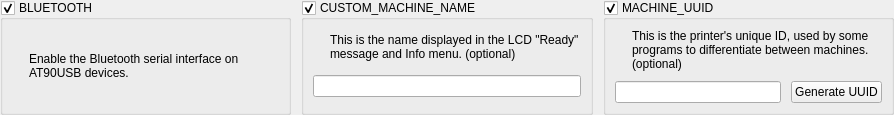
    <widget class="QWidget" name="widget_3" native="true">
     <layout class="QGridLayout" name="gridLayout_14" columnstretch="1,1,1">
      <property name="leftMargin">
       <number>0</number>
      </property>
      <property name="topMargin">
       <number>0</number>
      </property>
      <property name="rightMargin">
       <number>0</number>
      </property>
      <property name="bottomMargin">
       <number>0</number>
      </property>
      <property name="spacing">
       <number>10</number>
      </property>
      <item row="0" column="0">
       <widget class="QGroupBox" name="uBluetoothBox">
        <property name="title">
         <string>BLUETOOTH</string>
        </property>
        <property name="checkable">
         <bool>true</bool>
        </property>
        <layout class="QGridLayout" name="gridLayout_11">
         <property name="spacing">
          <number>10</number>
         </property>
         <item row="0" column="0">
          <widget class="QLabel" name="label_19">
           <property name="sizePolicy">
            <sizepolicy hsizetype="Fixed" vsizetype="Fixed">
             <horstretch>0</horstretch>
             <verstretch>0</verstretch>
            </sizepolicy>
           </property>
           <property name="text">
            <string/>
           </property>
           <property name="pixmap">
            <pixmap resource="../resources/resources.qrc">:/info_FILL0_wght100_GRAD0_opsz20.svg</pixmap>
           </property>
          </widget>
         </item>
         <item row="0" column="1">
          <widget class="QLabel" name="label_20">
           <property name="text">
            <string>Enable the Bluetooth serial interface on AT90USB devices.</string>
           </property>
           <property name="wordWrap">
            <bool>true</bool>
           </property>
          </widget>
         </item>
        </layout>
       </widget>
      </item>
      <item row="0" column="1">
       <widget class="QGroupBox" name="uCustomMachineNameBox">
        <property name="title">
         <string>CUSTOM_MACHINE_NAME</string>
        </property>
        <property name="checkable">
         <bool>true</bool>
        </property>
        <layout class="QGridLayout" name="gridLayout_12">
         <property name="spacing">
          <number>10</number>
         </property>
         <item row="1" column="1">
          <widget class="QLabel" name="label_22">
           <property name="text">
            <string>This is the name displayed in the LCD &quot;Ready&quot; message and Info menu. (optional)</string>
           </property>
           <property name="wordWrap">
            <bool>true</bool>
           </property>
          </widget>
         </item>
         <item row="1" column="0">
          <widget class="QLabel" name="label_21">
           <property name="sizePolicy">
            <sizepolicy hsizetype="Fixed" vsizetype="Fixed">
             <horstretch>0</horstretch>
             <verstretch>0</verstretch>
            </sizepolicy>
           </property>
           <property name="text">
            <string/>
           </property>
           <property name="pixmap">
            <pixmap resource="../resources/resources.qrc">:/info_FILL0_wght100_GRAD0_opsz20.svg</pixmap>
           </property>
          </widget>
         </item>
         <item row="2" column="0" colspan="2">
          <widget class="QLineEdit" name="uCustomMachineNameEdit">
           <property name="sizePolicy">
            <sizepolicy hsizetype="Minimum" vsizetype="Fixed">
             <horstretch>0</horstretch>
             <verstretch>0</verstretch>
            </sizepolicy>
           </property>
          </widget>
         </item>
        </layout>
       </widget>
      </item>
      <item row="0" column="2">
       <widget class="QGroupBox" name="uMachineUuidBox">
        <property name="styleSheet">
         <string notr="true"/>
        </property>
        <property name="title">
         <string>MACHINE_UUID</string>
        </property>
        <property name="checkable">
         <bool>true</bool>
        </property>
        <layout class="QGridLayout" name="gridLayout_13">
         <property name="spacing">
          <number>10</number>
         </property>
         <item row="1" column="0">
          <widget class="QLabel" name="label_9">
           <property name="sizePolicy">
            <sizepolicy hsizetype="Fixed" vsizetype="Fixed">
             <horstretch>0</horstretch>
             <verstretch>0</verstretch>
            </sizepolicy>
           </property>
           <property name="text">
            <string/>
           </property>
           <property name="pixmap">
            <pixmap resource="../resources/resources.qrc">:/info_FILL0_wght100_GRAD0_opsz20.svg</pixmap>
           </property>
          </widget>
         </item>
         <item row="2" column="0" colspan="2">
          <widget class="QLineEdit" name="uMachineUuidEdit">
           <property name="sizePolicy">
            <sizepolicy hsizetype="Minimum" vsizetype="Fixed">
             <horstretch>0</horstretch>
             <verstretch>0</verstretch>
            </sizepolicy>
           </property>
           <property name="styleSheet">
            <string notr="true">QLineEdit {
	font-family: &quot;Source Code Pro&quot;;
}</string>
           </property>
          </widget>
         </item>
         <item row="2" column="2">
          <widget class="QPushButton" name="uGenerateUuidButton">
           <property name="sizePolicy">
            <sizepolicy hsizetype="Fixed" vsizetype="Fixed">
             <horstretch>0</horstretch>
             <verstretch>0</verstretch>
            </sizepolicy>
           </property>
           <property name="text">
            <string>Generate UUID</string>
           </property>
          </widget>
         </item>
         <item row="1" column="1" colspan="2">
          <widget class="QLabel" name="label_23">
           <property name="text">
            <string>This is the printer's unique ID, used by some programs to differentiate between machines. (optional)</string>
           </property>
           <property name="wordWrap">
            <bool>true</bool>
           </property>
          </widget>
         </item>
        </layout>
       </widget>
      </item>
     </layout>
    </widget>
